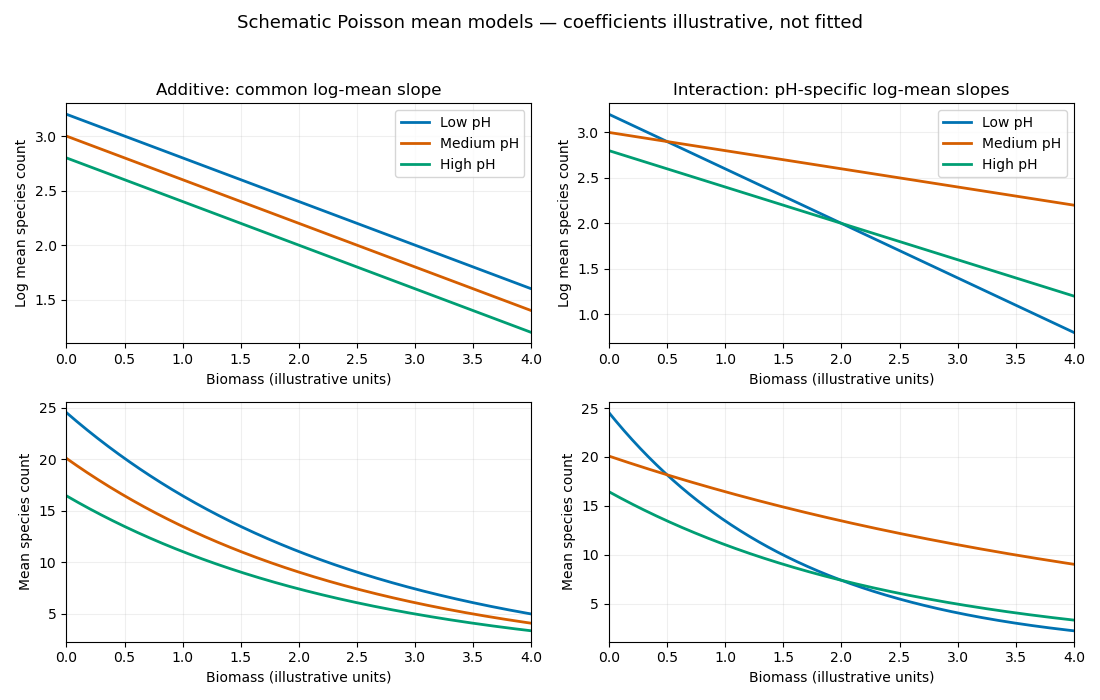

Write Python code to recreate this figure.
"""Illustrative mean curves; Python 3.14, NumPy and Matplotlib from root dependencies."""
from pathlib import Path
import numpy as np
import matplotlib.pyplot as plt


def main():
    biomass = np.linspace(0, 4, 401)
    intercepts = [3.2, 3.0, 2.8]
    labels = ["Low pH", "Medium pH", "High pH"]
    colors = ["#0072B2", "#D55E00", "#009E73"]
    fig, axes = plt.subplots(2, 2, figsize=(11, 7), dpi=100, facecolor="white")
    for column, slopes in enumerate([[-0.4] * 3, [-0.6, -0.2, -0.4]]):
        for intercept, slope, label, color in zip(intercepts, slopes, labels, colors):
            log_mean = intercept + slope * biomass
            axes[0, column].plot(biomass, log_mean, color=color, label=label, linewidth=2)
            axes[1, column].plot(biomass, np.exp(log_mean), color=color, label=label, linewidth=2)
        axes[0, column].set_title(["Additive: common log-mean slope", "Interaction: pH-specific log-mean slopes"][column])
        axes[0, column].set_ylabel("Log mean species count")
        axes[1, column].set_ylabel("Mean species count")
        for ax in axes[:, column]:
            ax.set_facecolor("white")
            ax.set_xlabel("Biomass (illustrative units)")
            ax.grid(alpha=0.2)
            ax.set_xlim(0, 4)
        axes[0, column].legend(loc="upper right")
    fig.suptitle("Schematic Poisson mean models — coefficients illustrative, not fitted", fontsize=13)
    fig.tight_layout(rect=(0, 0, 1, 0.95))
    fig.savefig(Path.cwd() / "paper-41-biomass-models.png", facecolor="white", transparent=False)
    plt.close(fig)


if __name__ == "__main__":
    main()
